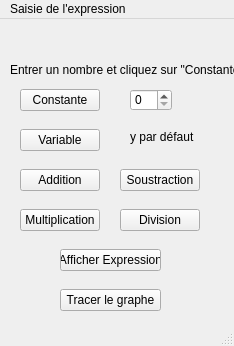
<?xml version="1.0" encoding="UTF-8"?>
<ui version="4.0">
 <class>MainWindow</class>
 <widget class="QMainWindow" name="MainWindow">
  <property name="geometry">
   <rect>
    <x>0</x>
    <y>0</y>
    <width>234</width>
    <height>346</height>
   </rect>
  </property>
  <property name="windowTitle">
   <string>MainWindow</string>
  </property>
  <widget class="QWidget" name="centralwidget">
   <widget class="QPushButton" name="pushButton">
    <property name="geometry">
     <rect>
      <x>20</x>
      <y>70</y>
      <width>80</width>
      <height>22</height>
     </rect>
    </property>
    <property name="text">
     <string>Constante</string>
    </property>
   </widget>
   <widget class="QPushButton" name="pushButton_2">
    <property name="geometry">
     <rect>
      <x>20</x>
      <y>150</y>
      <width>80</width>
      <height>22</height>
     </rect>
    </property>
    <property name="text">
     <string>Addition</string>
    </property>
   </widget>
   <widget class="QPushButton" name="pushButton_3">
    <property name="geometry">
     <rect>
      <x>20</x>
      <y>190</y>
      <width>80</width>
      <height>22</height>
     </rect>
    </property>
    <property name="text">
     <string>Multiplication</string>
    </property>
   </widget>
   <widget class="QPushButton" name="pushButton_4">
    <property name="geometry">
     <rect>
      <x>120</x>
      <y>150</y>
      <width>80</width>
      <height>22</height>
     </rect>
    </property>
    <property name="text">
     <string>Soustraction</string>
    </property>
   </widget>
   <widget class="QPushButton" name="pushButton_5">
    <property name="geometry">
     <rect>
      <x>120</x>
      <y>190</y>
      <width>80</width>
      <height>22</height>
     </rect>
    </property>
    <property name="text">
     <string>Division</string>
    </property>
   </widget>
   <widget class="QPushButton" name="pushButton_6">
    <property name="geometry">
     <rect>
      <x>20</x>
      <y>110</y>
      <width>80</width>
      <height>22</height>
     </rect>
    </property>
    <property name="text">
     <string>Variable</string>
    </property>
   </widget>
   <widget class="QSpinBox" name="spinBox">
    <property name="geometry">
     <rect>
      <x>130</x>
      <y>70</y>
      <width>42</width>
      <height>22</height>
     </rect>
    </property>
   </widget>
   <widget class="QPushButton" name="pushButton_7">
    <property name="geometry">
     <rect>
      <x>60</x>
      <y>270</y>
      <width>101</width>
      <height>22</height>
     </rect>
    </property>
    <property name="text">
     <string>Tracer le graphe</string>
    </property>
   </widget>
   <widget class="QLabel" name="label">
    <property name="geometry">
     <rect>
      <x>130</x>
      <y>110</y>
      <width>71</width>
      <height>16</height>
     </rect>
    </property>
    <property name="text">
     <string>y par défaut</string>
    </property>
   </widget>
   <widget class="QLabel" name="label_2">
    <property name="geometry">
     <rect>
      <x>10</x>
      <y>20</y>
      <width>251</width>
      <height>61</height>
     </rect>
    </property>
    <property name="text">
     <string>Entrer un nombre et cliquez sur &quot;Constante&quot;</string>
    </property>
   </widget>
   <widget class="QPushButton" name="pushButton_8">
    <property name="geometry">
     <rect>
      <x>60</x>
      <y>230</y>
      <width>101</width>
      <height>22</height>
     </rect>
    </property>
    <property name="text">
     <string>Afficher Expression</string>
    </property>
   </widget>
  </widget>
  <widget class="QMenuBar" name="menubar">
   <property name="geometry">
    <rect>
     <x>0</x>
     <y>0</y>
     <width>234</width>
     <height>21</height>
    </rect>
   </property>
   <widget class="QMenu" name="menuSaisie_de_l_expression">
    <property name="title">
     <string>Saisie de l'expression </string>
    </property>
   </widget>
   <addaction name="menuSaisie_de_l_expression"/>
  </widget>
  <widget class="QStatusBar" name="statusbar"/>
 </widget>
 <resources/>
 <connections/>
</ui>
